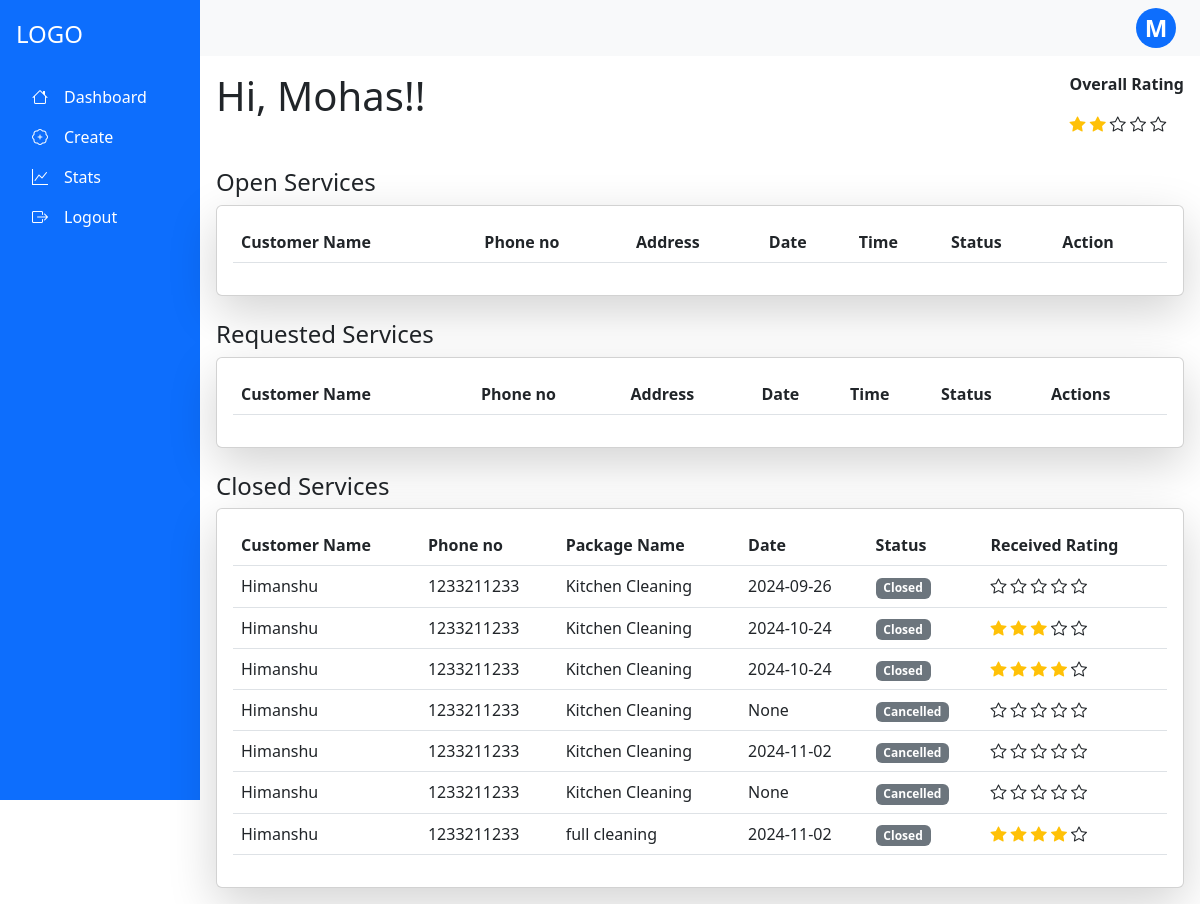
Page /serviceprovider/dashboard (signed in) on the earlier database version.
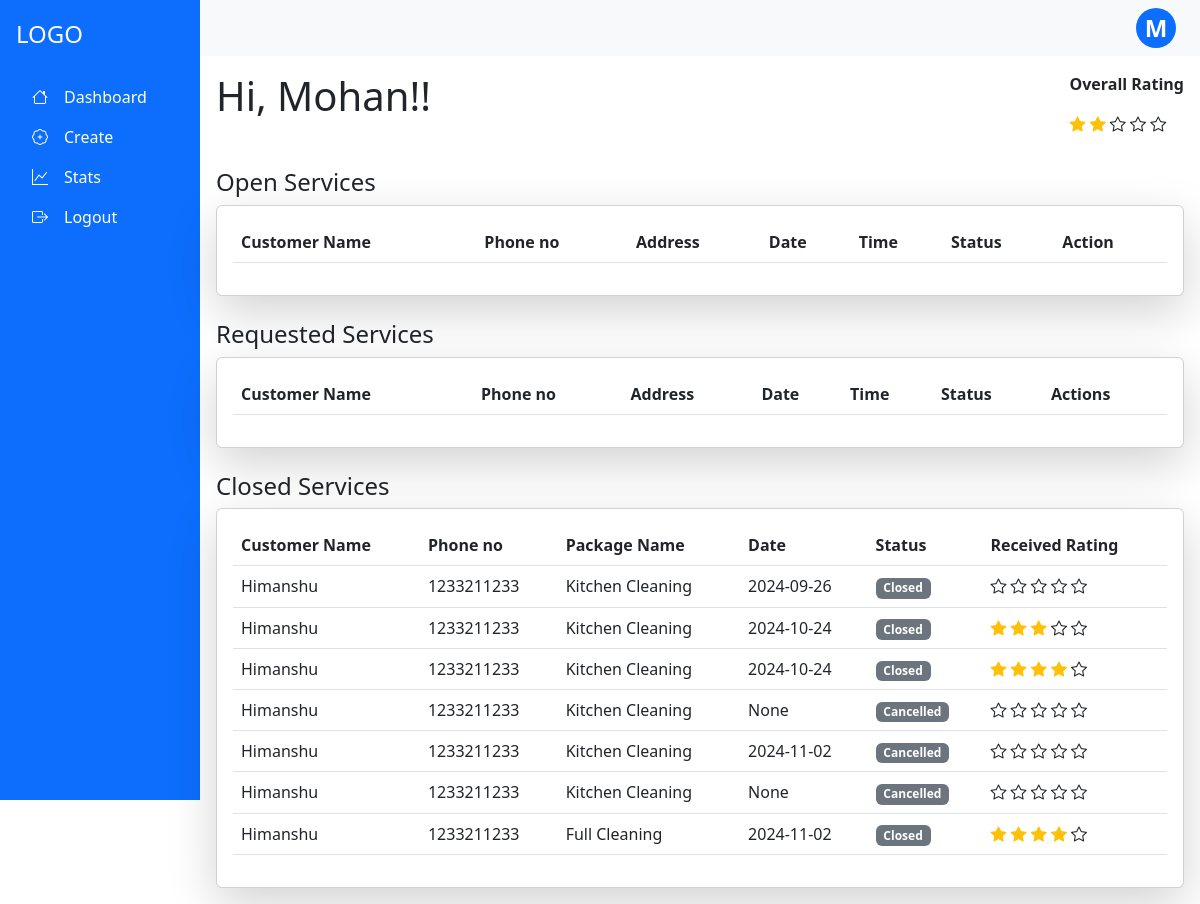
Same page on the later database version.
### app.py (models this page shows, shortened)
class ServiceProvider(db.Model,UserMixin):
    __tablename__='serviceprovider'
    sp_id=db.Column(db.Integer, primary_key=True, autoincrement= True)
    sp_name=db.Column(db.String,unique=True)
    sp_address=db.Column(db.String)
    sp_email=db.Column(db.String,unique=True)
    sp_password=db.Column(db.String)
    sp_exp=db.Column(db.Integer)
    sp_phone=db.Column(db.String)
    sp_city=db.Column(db.String)
    sp_rating=db.Column(db.Integer)
    sp_status=db.Column(db.String)
    sp_rfile=db.Column(db.String)
    sp_warn=db.Column(db.Integer)
    sp_warn_msg=db.Column(db.String)
    sp_servicename=db.Column(db.String,db.ForeignKey("services.s_name"))
    mypackages=db.relationship("Package", backref="servprovider")
    receive_request=db.relationship("Request",backref="servprovider")

class Request(db.Model):
    __tablename__="request"
    r_id=db.Column(db.Integer, primary_key=True, autoincrement= True)
    sp_id=db.Column(db.Integer, db.ForeignKey("serviceprovider.sp_id"),nullable=False)
    c_id=db.Column(db.Integer, db.ForeignKey("customer.c_id"),nullable=False)
    p_id=db.Column(db.Integer, db.ForeignKey("package.p_id"),nullable=False)
    r_date=db.Column(db.String)
    r_time=db.Column(db.String)
    r_address=db.Column(db.String)
    r_city=db.Column(db.String)
    r_status=db.Column(db.String)
    r_rating=db.Column(db.Integer)

class Package(db.Model):
    __tablename__="package"
    p_id=db.Column(db.Integer, primary_key=True, autoincrement= True)
    p_name=db.Column(db.String,unique=True)
    p_price=db.Column(db.Integer)
    p_description=db.Column(db.String)
    p_rating=db.Column(db.Integer)
    s_id=db.Column(db.Integer, db.ForeignKey("services.s_id"),nullable=False)
    sp_id=db.Column(db.Integer, db.ForeignKey("serviceprovider.sp_id"),nullable=False)
    req=db.relationship("Request",backref="pack")

class Customer(db.Model,UserMixin):
    __tablename__="customer"
    c_id=db.Column(db.Integer, primary_key=True, autoincrement= True)
    c_name=db.Column(db.String,unique=True)
    c_address=db.Column(db.String)
    c_city=db.Column(db.String)
    c_email=db.Column(db.String,unique=True)
    c_password=db.Column(db.String)
    c_phone=db.Column(db.String)
    c_status=db.Column(db.String)
    c_warn=db.Column(db.Integer)
    c_warn_msg=db.Column(db.String)
    Sent_Request=db.relationship("Request",backref="cust")

### app.py (the view, shortened to what this page needs)
@app.route("/serviceprovider/dashboard", methods=["GET","POST"])
@login_required
def SPDashboard():
    if request.method=="GET" and "accept" in request.args:
        rid=request.args.get("rid")
        response=requests.put("http://127.0.0.1:5000/api/book/edit",json={"rid":rid,'r_status': 'Accepted'})
        if response.status_code==200:
            return redirect("/serviceprovider/dashboard")
        else:
            return "something went wrong"
    elif request.method=="GET":
        d=datetime.date.today()
        cd = d.strftime("%d-%m-%Y")
        r=db.session.query(Request).filter_by(sp_id=current_user.sp_id,r_date=cd,r_status="Accepted").all()
        Opser = db.session.query(Request).filter_by(sp_id=current_user.sp_id).filter(Request.r_status.in_(["Accepted", "Finished"])).all()
        reqser=db.session.query(Request).filter_by(sp_id=current_user.sp_id,r_status="Requested").all()
        closeser=db.session.query(Request).filter(Request.sp_id==current_user.sp_id,Request.r_status.in_(["Closed", "Cancelled"])).all()
        mypack=current_user.mypackages
        if mypack:
            rate=0
            for p in mypack:
                rate+=p.p_rating
            rating = math.ceil(rate / len(mypack))
        else:
            rating=0
        current_user.sp_rating=rating
        db.session.commit()
        return render_template("/ServiceProvider/serviceprovider.html",cu=current_user,
                               rating=int(current_user.sp_rating),todays_requests=r,open_services=Opser,requested_services=reqser,closed_services=closeser)

### app.py (called while the page is built)
@login_manager.user_loader
def load_user(user_id):
    utype,id=user_id.split("-")
    if utype=="c":
        return db.session.query(Customer).filter_by(c_id=id).first()
    elif utype=='sp':
        return db.session.query(ServiceProvider).filter_by(sp_id=id).first()
    else:
        return db.session.query(Admin).filter_by(admin_id=id).first()

### templates/ServiceProvider/serviceprovider.html (shortened to what this page needs)
{% extends "/ServiceProvider/serviceprovider_base.html" %}
{% block content %}
<div class="d-flex">
  <h1 class="mb-4 me-auto" >Hi, {{cu.sp_name}}!!</h1>
  {% if cu.sp_status=="Registered" %}
    <p> Waiting for admin's approval</p>
  {% elif cu.sp_status=="Flagged" %}
    <p> You are blocked by admin.</p>
  {% else %}
  <div>
    <p><strong>Overall Rating</strong></p>
    {% for i in range(rating) %}
      <i class="bi bi-star-fill text-warning"></i>
    {% endfor %}
    {% for i in range(5-rating) %}
      <i class="bi bi-star"></i>
    {% endfor %}
  </div>
</div>
<h4 class="mt-4">Open Services</h4>
<div class="card shadow-lg">
<div class="card-body">
<table class="table">
<thead>
  <tr>
    <th>Customer Name</th>
    <th>Phone no</th>
    <th>Address</th>
    <th>Date</th>
    <th>Time</th>
    <th>Status</th>
    <th>Action</th>
  </tr>
</thead>
</table>
</div>
</div>
<h4 class="mt-4">Requested Services</h4>
<div class="card shadow-lg">
<div class="card-body">
<table class="table">
<thead>
    <tr>
        <th>Customer Name</th>
        <th>Phone no</th>
        <th>Address</th>
        <th>Date</th>
        <th>Time</th>
        <th>Status</th>
        <th>Actions</th>
    </tr>
</thead>
</table>
</div>
</div>
<h4 class="mt-4">Closed Services</h4>
<div class="card shadow-lg">
  <div class="card-body">
    <table class="table">
      <thead>
          <tr>
            <th>Customer Name</th>
            <th>Phone no</th>
            <th>Package Name</th>
            <th>Date</th>
            <th>Status</th>
            <th>Received Rating</th>
          </tr>
      </thead>
      <tbody>
        {% for request in closed_services %}
          <tr>
            <td>{{request.cust.c_name}}</td>
            <td>{{request.cust.c_phone}}</td>
            <td>{{request.pack.p_name}}</td>
            <td>{{request.r_date}}</td>
            <td><span class="badge bg-secondary text-white">{{request.r_status}}</span></td>
              <td>
                {% for i in range(request.r_rating) %}
                <i class="bi bi-star-fill text-warning"></i>
                {% endfor %}
                {% for i in range(5-request.r_rating) %}
                <i class="bi bi-star"></i>
                {% endfor %}
              </td>
          </tr>
        {% endfor %}
      </tbody>
    </table>
  </div>
  {% endif %}
</div>
{% endblock %}

### templates/ServiceProvider/serviceprovider_base.html (shortened to what this page needs)
<!DOCTYPE html>
<html lang="en">
<head>
  <link href="https://cdn.jsdelivr.net/npm/bootstrap@5.3.0-alpha3/dist/css/bootstrap.min.css" rel="stylesheet">
  <link rel="stylesheet" href="https://cdn.jsdelivr.net/npm/bootstrap-icons/font/bootstrap-icons.css">
</head>
<body>
    <div class="container-fluid">
      <div class="row min-vh-100 d-flex flex-column flex-md-row">
        <nav class="col-md-3 col-lg-2 d-flex flex-column bg-primary text-white p-3 vh-100 position-fixed">
            <div class="text-start py-1 mb-3">
              <h4 class="text-white">LOGO</h4>
            </div>
            <ul class="nav flex-column">
              <li class="nav-item">
                <a class="nav-link text-white" href="/serviceprovider/dashboard"><i class="bi bi-house"></i><span class="px-3">Dashboard</span></a>
              </li>
              <li class="nav-item">
                <a class="nav-link text-white" href="/serviceprovider/create"><i class="bi bi-patch-plus"></i><span class="px-3">Create</span></a>
              </li>
              <li class="nav-item">
                <a class="nav-link text-white" href="/serviceprovider/stats"><i class="bi bi-graph-up"></i><span class="px-3">Stats</span></a>
              </li>
              <li class="nav-item">
                <a class="nav-link text-white" href="/logout"><i class="bi bi-box-arrow-right"></i><span class="px-3">Logout</span></a>
              </li>
            </ul>
        </nav>
        <div class="col-md-9 ms-sm-auto col-lg-10 px-md-0">
          <nav class="navbar navbar-expand-lg navbar-light bg-light w-100">
            <div class="dropdown ms-auto me-4">
              <a href="#" class="d-flex align-items-center text-decoration-none bg-primary text-white rounded-circle justify-content-center " style="width: 40px; height: 40px; font-size: 1.5rem; font-weight: bold;"
                 id="dropdownUser" data-bs-toggle="dropdown" aria-expanded="false">
                 {{cu.sp_name[:1]}}
              </a>
            </div>
          </nav>
          <main class="p-3">
            {% block content %}
            {% endblock %}
          </main>
        </div>
      </div>
    </div>
</body>
</html>

Differences in the rows shown:
changed ServiceProvider: sp_name "Mohas" → "Mohan"
changed through a linked row, Request: pack.p_name "full cleaning" → "Full Cleaning"
